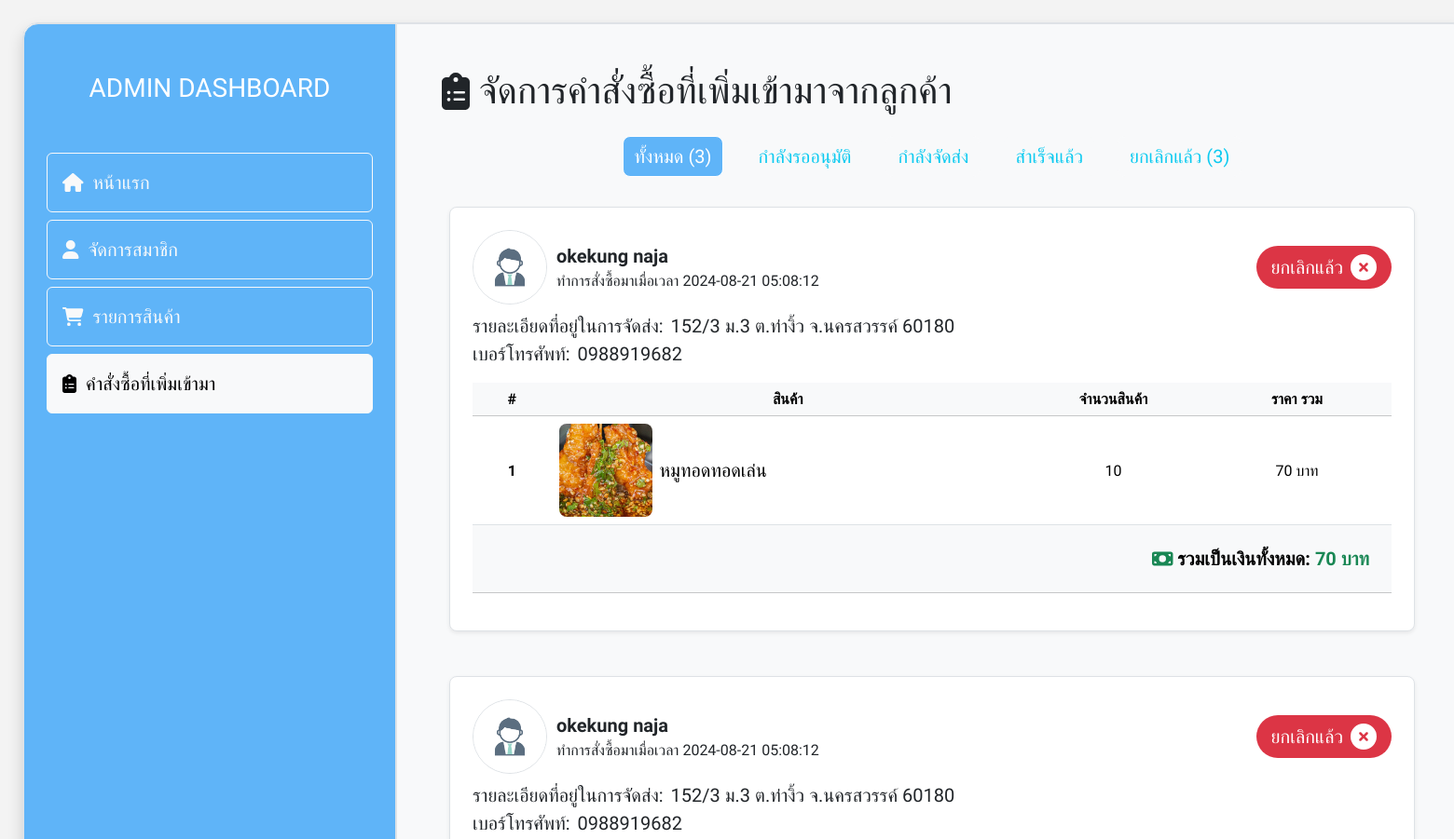
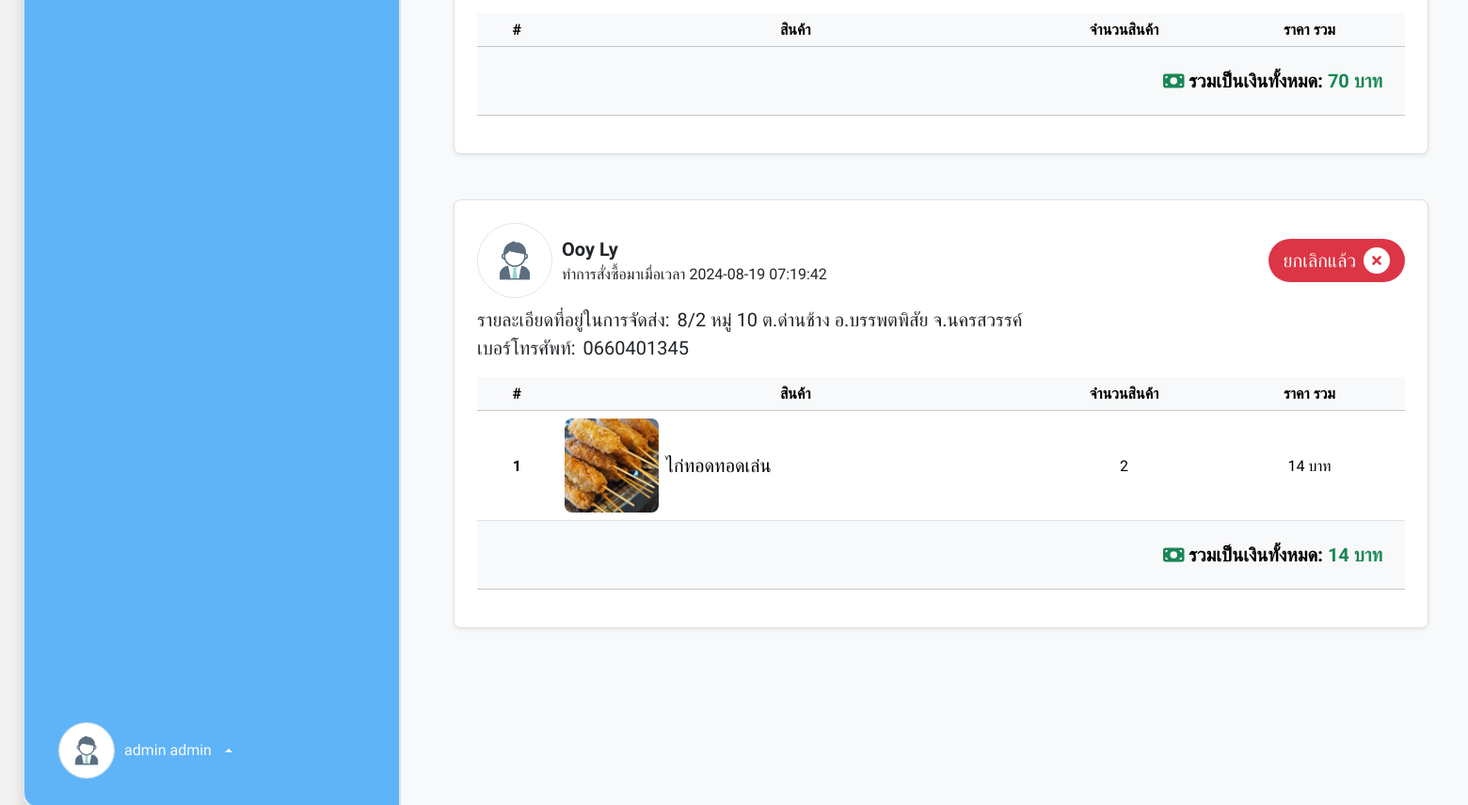
/admin/?page=orders&tabs=all (signed in), run on the app's committed database (2 pictures, top to bottom).
### tables this page shows
CREATE TABLE `users` (
  `user_id` int NOT NULL,
  `firstname` varchar(150) DEFAULT NULL,
  `lastname` varchar(150) NOT NULL,
  `tel` varchar(10) DEFAULT NULL,
  `email` varchar(150) NOT NULL,
  `password` varchar(150) NOT NULL,
  `profile_image` varchar(255) NOT NULL,
  `address` varchar(255) DEFAULT NULL,
  `role` enum('user','admin') NOT NULL DEFAULT 'user',
  `created_at` timestamp NOT NULL DEFAULT CURRENT_TIMESTAMP
);

CREATE TABLE `orders` (
  `order_id` int NOT NULL,
  `oders_json` text NOT NULL,
  `user_id` int NOT NULL,
  `status` enum('waiting','delivering','canceled','successfully') NOT NULL DEFAULT 'waiting',
  `create_at` timestamp NOT NULL DEFAULT CURRENT_TIMESTAMP
);

CREATE TABLE `products` (
  `product_id` int NOT NULL,
  `name` varchar(255) NOT NULL,
  `detail` varchar(255) NOT NULL,
  `price` int NOT NULL,
  `product_image` varchar(255) NOT NULL,
  `create_at` timestamp NOT NULL DEFAULT CURRENT_TIMESTAMP
);

### src/config_function/function.php (called while the page is built, shortened)
<?php
function sql(string $sql, array $params = [])
{
    global $pdo;
    $stmt = $pdo->prepare($sql);
    $stmt->execute($params);
    return $stmt;
}
    if (isset($_SESSION[$type_msg])) { ?>
<?php }
function pathImage($image, string $typeImage = "user_images", string $location = "assets/images")
{
    $request_uri = parse_url($_SERVER["REQUEST_URI"], PHP_URL_PATH);
    return $request_uri == "/" ? "./$location/$typeImage/$image" : "../$location/$typeImage/$image";
}
function formatNumberWithComma(string $number)
{
    return number_format($number, 0, '.', ',');
}
?>

### src/admin/components/orders.php (the view, shortened to what this page needs)
<h1 class="d-flex align-items-center mb-4" style="gap:10px"><i class="fa-solid fa-clipboard-list"></i> จัดการคำสั่งซื้อที่เพิ่มเข้ามาจากลูกค้า</h1>
<?php
$ordersTabsName = [
    "all",
    "waiting",
    "delivering",
    "successfully",
    "canceled",
];
?>
<div class="d-flex justify-content-center">
    <ul class="m-0 p-0 list-unstyled d-flex flex-row gap-4">
        <?php
        foreach ($ordersTabsName as $index => $tabname) { ?>
            <a href="/admin/?page=orders&tabs=<?= $tabname; ?>" class="text-decoration-none text-cyan fs-5 fw-medium btn rounded-3 <?= isset($_GET["tabs"]) && $_GET["tabs"] == $tabname ? "active btn-outline-cyan" : "btn-light" ?>">
                <li>
                    <?php
                    $countAllOrders = sql("SELECT COUNT(*) as countAllOrders FROM `orders`", [])->fetch()["countAllOrders"];
                    $countStatus = sql("SELECT COUNT(*) as countStatus FROM `orders` WHERE `status` = ?", [$tabname])->fetch()['countStatus'];
                    echo $tabname == "all" ? "ทั้งหมด ($countAllOrders)" : ($tabname == "waiting" ? "กำลังรออนุมัติ" : ($tabname == "delivering" ? "กำลังจัดส่ง" : ($tabname == "successfully" ? "สำเร็จแล้ว" : ($tabname == "canceled" ? "ยกเลิกแล้ว" : ""))));
                    echo $countStatus != 0 ? " ($countStatus)" : null;
                    ?>
                </li>
            </a>
        <?php } ?>
    </ul>
</div>
<div class="mt-4 p-2 overflow-y-auto overflow-x-hidden" style="height: calc(100% - 15%);">
    <?php
    $pramsTabs = isset($_GET["tabs"]) && $_GET["tabs"] != "all" ? $_GET["tabs"] . "%" : "%";
    $items = sql("SELECT * FROM `orders` WHERE status LIKE '$pramsTabs' ORDER BY `create_at` DESC");
    if ($items->rowCount() > 0) {
        while ($item = $items->fetch()) {
            $oders_json = json_decode($item["oders_json"], true);
            $user = sql("SELECT * FROM `users` WHERE `user_id` = ?", [$oders_json["user_id"]])->fetch(); ?>
            <div class="bg-white w-100 p-4 rounded-3 shadow-sm border mb-5 position-relative">
                <div class="d-flex align-items-center justify-content-between">
                    <div class="d-flex align-items-center" style="gap:10px">
                        <img src="<?= pathImage($user["profile_image"], "user_images") ?>" width="80px" height="80px" class="rounded-circle border object-fit-cover">
                        <div>
                            <div class="d-flex align-items-center gap-2">
                                <div class="d-flex flex-row fs-5 fw-bold" style="gap:5px;">
                                    <div><?= $user["firstname"] ?></div>
                                    <div><?= $user["lastname"] ?></div>
                                </div>
                            </div>
                            ทำการสั่งซื้อมาเมื่อเวลา <span><?= $item["create_at"] ?></span>
                        </div>
                    </div>
                    <div class="fs-5 d-flex align-items-center gap-2 text-white">
                        <div class="d-flex align-items-center p-2 rounded-5 gap-2 px-3 <?= $item["status"] == "waiting" ? "bg-primary" : ($item["status"] == "canceled" ? "bg-danger" : ($item["status"] == "successfully" ? "bg-success" : ($item["status"] == "delivering" ? "bg-warning" : null))) ?>">
                            <?= $item["status"] == "waiting" ? 'กำลังรอคุณอนุมัติเริ่มจัดส่ง <div class="spinner-border" role="status"><span class="visually-hidden">Loading...</span></div>'
                                : ($item["status"] == "canceled" ? 'ยกเลิกแล้ว <i class="fa-solid fa-circle-xmark fs-3"></i>'
                                    : ($item["status"] == "successfully" ? 'จัดส่งสำเร็จแล้ว <i class="fa-solid fa-circle-check fs-3"></i>'
                                        : ($item[""] == "" ? '' : null))) ?>
                        </div>
                    </div>
                </div>
                <div class="mt-2">
                    <div class="d-flex flex-row align-items-center gap-2">
                        <h5>รายละเอียดที่อยู่ในการจัดส่ง: </h5><span class="fs-5"><?= $user["address"] ?></span>
                    </div>
                    <div class="d-flex flex-row align-items-center gap-2">
                        <h5>เบอร์โทรศัพท์: </h5><span class="fs-5"><?= $user["tel"] ?></span>
                    </div>
                </div>
                <table class="table my-3">
                    <thead class="table-light text-center">
                        <tr>
                            <th scope="col" style="width: 50px;">#</th>
                            <th scope="col" style="width: 300px;">สินค้า</th>
                            <th scope="col" style="width: 113px;">จำนวนสินค้า</th>
                            <th scope="col" style="width: 120px;">ราคา รวม</th>
                        </tr>
                    </thead>
                    <tbody class="text-center">
                        <?php
                        foreach ($oders_json["carts"] as $index => $order) {
                            $product = sql("SELECT * FROM `products` WHERE `product_id` = ?", [$order["product_id"]])->fetch();  ?>
                            <tr class="align-middle">
                                <th scope="row"><?= $index + 1; ?></th>
                                <td>
                                    <div class="d-flex align-items-center gap-2">
                                        <img src="<?= pathImage($product["product_image"], "product_images"); ?>" width="100px" height="100px" class="object-fit-cover rounded-3">
                                        <h5><?= $product["name"] ?></h5>
                                    </div>
                                </td>
                                <td>
                                    <div class="d-flex align-items-center justify-content-center">
                                        <?= $order["amount"]; ?>
                                    </div>
                                </td>
                                <td><?= formatNumberWithComma($product["price"] * $order["amount"]); ?> บาท</td>
                            </tr>
                        <?php } ?>
                    </tbody>
                    <tfoot>
                        <tr class="table-light">
                            <th colspan="5" class="text-end p-4 fs-5">
                                <i class="fa-solid fa-money-bill text-success"></i>
                                รวมเป็นเงินทั้งหมด:
                                <span class="text-success"> <?= formatNumberWithComma($oders_json["totalPrice"]); ?> บาท</span>
                            </th>
                        </tr>
                    </tfoot>
                </table>
            </div>
        <?php }
    } ?>
</div>

### src/admin/index.php (shortened to what this page needs)
<?php
$admin_id = isset($_SESSION["user_login"]) ? header("location: ../") : (isset($_SESSION["admin_login"]) ? $_SESSION["admin_login"] : header("location: ./login-admin.php"));
if ($admin_id) {
    $row = sql("SELECT * FROM `users` WHERE `user_id` = ?", [$admin_id])->fetch(PDO::FETCH_ASSOC);
}
$linkPageAdmin = [
    [
        "thText" => "หน้าแรก",
        "engText" => "home",
        "icon" => '<i class="fa-solid fa-house"></i>'
    ],
    [
        "thText" => "จัดการสมาชิก",
        "engText" => "manage-user",
        "icon" => '<i class="fa-solid fa-user"></i>'
    ],
    [
        "thText" => "รายการสินค้า",
        "engText" => "products",
        "icon" => '<i class="fa-solid fa-cart-shopping"></i>'
    ],
    [
        "thText" => "คำสั่งซื้อที่เพิ่มเข้ามา",
        "engText" => "orders",
        "icon" => '<i class="fa-solid fa-clipboard-list"></i>'
    ],
];
?>
<!DOCTYPE html>
<html lang="en">
<head>
    <?php require_once __DIR__ . "/../lib/link.php"; ?>
</head>
<body>
    <div class="w-100 vh-100 p-4" style="min-width: 1600px;">
        <div class="bg-white rounded-4 h-100 border shadow d-flex">
            <div class="border h-100 bg-cyan text-white d-flex flex-column justify-content-between p-4" style="width: 400px;border-radius: 1rem 0rem 0rem 1rem;white-space: nowrap;">
                <div>
                    <div class="text-center mb-5 mt-4 fs-3">ADMIN DASHBOARD</div>
                    <ul class="p-0" style="list-style:none;">
                        <?php foreach ($linkPageAdmin as $index => $link) { ?>
                            <li>
                                <a href="?page=<?= $link['engText']; ?>" class="btn btn-outline-light w-100 fs-5 text-start p-3 d-flex align-items-center mb-2 <?= isset($_GET["page"]) && $_GET["page"] == $link['engText'] ? "active" : ""; ?>" style="gap:10px;"><?= $link["icon"] . " " . $link["thText"]; ?>
                                </a>
                            </li>
                        <?php } ?>
                    </ul>
                </div>
                <div class="dropup">
                    <div class="d-flex justify-content-start align-items-center btn btn-outline-light border-0 rounded-3" data-bs-toggle="dropdown">
                        <div class="dropdown-toggle d-flex align-items-center" style="gap:10px">
                            <img src="<?= pathImage($row["profile_image"]); ?>" width="60px" height="60px" class="rounded-circle border object-fit-cover">
                            <?= $row["firstname"] ?>
                            <?= $row["lastname"] ?>
                        </div>
                    </div>
                </div>
            </div>
            <div class="bg-light border rounded-4 rounded-start-0 p-5 overflow-hidden" style="white-space: wrap;width: calc(100% - 400px);">
                <?php foreach ($linkPageAdmin as $index => $link) {
                    if (isset($_GET["page"]) && $_GET["page"] == $link['engText']) {
                        require_once __DIR__ . "/components/" . $link['engText'] . ".php";
                    } elseif (isset($_GET["page"]) && $_GET["page"] == "manage-account") {
                        require_once "../components/manage_account.php";
                    }
                } ?>
            </div>
        </div>
    </div>
</body>
</html>

### src/lib/link.php (shortened to what this page needs)
<?php
$request_uri = parse_url($_SERVER["REQUEST_URI"], PHP_URL_PATH);
$pathLib = ($request_uri == "/" || $request_uri == "/index.php") ? "./lib/" : "../lib/";
?>
<link rel="stylesheet" href="<?= $pathLib; ?>bootstrap_5.3.3/bootstrap.min.css">
<link rel="stylesheet" href="<?= $pathLib; ?>stylesheet/style.css">

### data on the page
users: profile_image (placeholder picture), firstname "admin", lastname "admin"
orders: user.profile_image (placeholder picture), user.firstname "okekung", user.lastname "naja", create_at "2024-08-21 05:08:12", status "ยกเลิกแล้ว", user.address "152/3 ม.3 ต.ท่างิ้ว จ.นครสวรรค์ 60180", user.tel "0988919682", oders_json "70"
products: product_image (picture), name "หมูทอดทอดเล่น", amount "10", formatNumberWithComma($product['price']*$order['amount']) "70"
orders: user.profile_image (placeholder picture), user.firstname "okekung", user.lastname "naja", create_at "2024-08-21 05:08:12", status "ยกเลิกแล้ว", user.address "152/3 ม.3 ต.ท่างิ้ว จ.นครสวรรค์ 60180", user.tel "0988919682", oders_json "70", products.product_image (picture), products.name "ไก่ทอดทอดเล่น", user "2", formatNumberWithComma($product['price']*$order['amount']) "14"
orders: user.profile_image (placeholder picture), user.firstname "Ooy", user.lastname "Ly", create_at "2024-08-19 07:19:42", status "ยกเลิกแล้ว", user.address "8/2 หมู่ 10 ต.ด่านช้าง อ.บรรพตพิสัย จ.นครสวรรค์", user.tel "0660401345", oders_json "14"

### other printed values
$link["thText"] "หน้าแรก"
$link["thText"] "จัดการสมาชิก"
$link["thText"] "รายการสินค้า"
$link["thText"] "คำสั่งซื้อที่เพิ่มเข้ามา"
$countAllOrders "3"
$countStatus "3"
